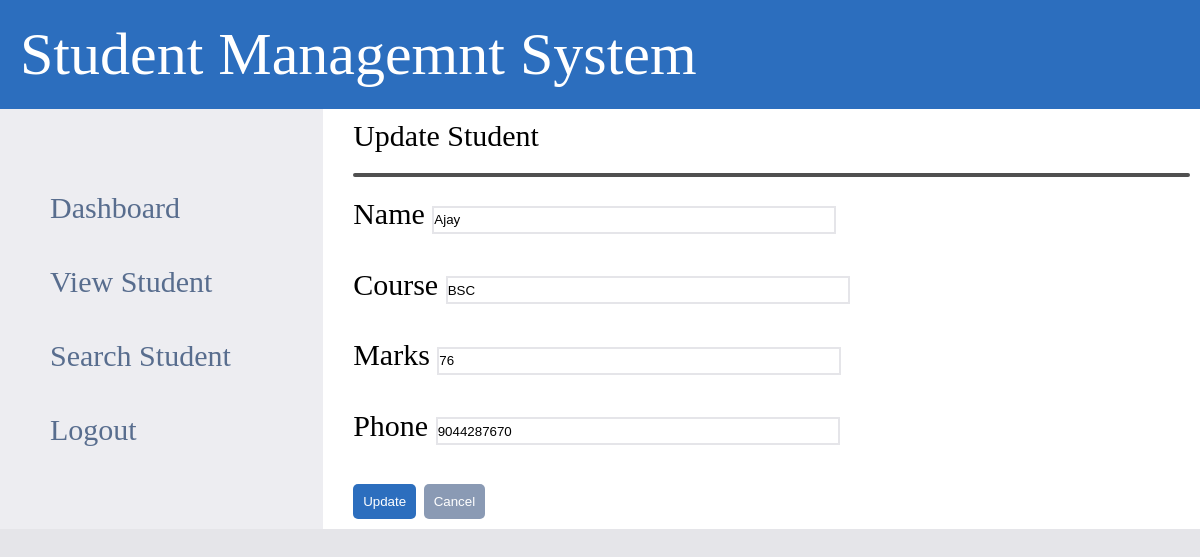
The app's page /update_student/1 with its own data.
### tables this page shows
CREATE TABLE students(
id INTEGER PRIMARY KEY AUTOINCREMENT,
name TEXT,
course TEXT,
enrollmentNumber VARCHAR,
phone INTEGER
);

### app.py (the view, shortened to what this page needs)
@app.route("/update_student/<int:id>", methods = ["GET","POST"])
def update_student(id):
    conn = sqlite3.connect("student.db")
    cursor = conn.cursor()
    cursor.execute("SELECT * FROM students WHERE id = ?", (id,))
    student = cursor.fetchone()
    conn.close()
    return render_template("update_student.html",student = student)

### templates/update_student.html (shortened to what this page needs)
<!DOCTYPE html>
<html lang="en">
<head>
    <link rel="stylesheet" href="{{ url_for('static', filename='style.css') }}">
    <link rel="stylesheet" type="text/css"
        href="https://cdn.jsdelivr.net/npm/@phosphor-icons/web@2.1.1/src/regular/style.css" />
    <link rel="stylesheet" type="text/css"
        href="https://cdn.jsdelivr.net/npm/@phosphor-icons/web@2.1.1/src/fill/style.css" />
</head>
<body>
    <p class="heading">Student Managemnt System</p>
    <div class="container">
        <div class="nav">
            <div>
                <a href="/dashboard">Dashboard</a><br>
            </div>
            <div>
                <a href="/view_student">View Student</a><br>
            </div>
            <div>
                <a href="/search_student">Search Student</a><br>
            </div>
            <div>
                <a href="/">Logout</a><br>
            </div>
        </div>
        <div class="main">
            <div class="head">
                <div>
                    Update Student
                </div>
            </div>
            <hr>
            <form method="POST">
                <label>Name</label>
                <input type="text" name="studentName" value="{{ student[1] }}">
                <br><br>
                <label>Course</label>
                <input type="text" name="studentCourse" value="{{ student[2] }}">
                <br><br>
                <label>Marks</label>
                <input type="text" name="studentMarks" value="{{ student[3] }}">
                <br><br>
                <label>Phone</label>
                <input type="text" name="studentPhone" value="{{ student[4] }}">
                <br><br>
                <div class="button">
                    <button type="submit" class="Save">Update</button>
                    <a href="/view_student"><button type="button" class="Reset">Cancel</button></a>
                </div>
            </form>
        </div>
    </div>
</body>
</html>

### static/style.css (style rules this page uses)
* { margin: 0; padding: 0; }
body { background-color: #e5e5e9; }
.heading { background-color: #2c6ebe; color: white; padding: 20px; font-size: 60px; }
.container { display: flex; font-size: 30px; }
.main { background-color: white; display: flex; width: 100%; max-width: 100%; max-height: 100%; padding: 10px; padding-left: 30px; flex-direction: column; justify-content: center; }
input { width: 50vh; height: 3vh; border: 2px solid #e5e5e9; }
a { color: #586d8e; text-decoration: none; }
.nav { background-color: #ededf1; color: #586d8e; display: flex; flex-direction: column; justify-content: center; width: 40vh; padding: 50px; gap: 40px; }
.Save { background-color: #2c6ebe; color: white; padding: 10px; border: none; text-align: center; cursor: pointer; border-radius: 5px; }
.Reset { background-color: #8a9ab4; color: white; padding: 10px; border: none; text-align: center; cursor: pointer; border-radius: 5px; }
.head { display: flex; }
hr { border: 2px solid #505050; border-radius: 2px; margin-top: 20px; margin-bottom: 20px; }

### records on screen
students: studentName "Ajay", studentCourse "BSC", studentMarks "76", studentPhone "9044287670"
